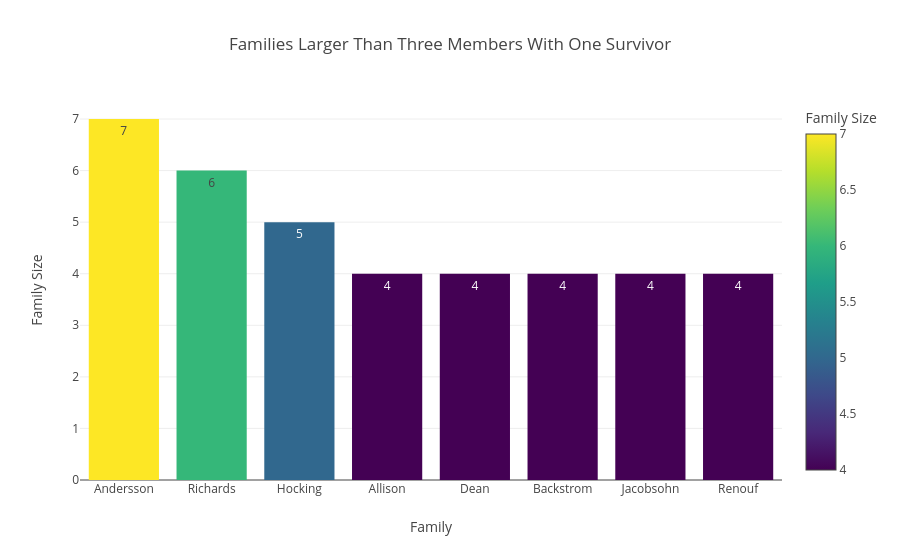

This figure's notebook cell:
### Code cell
fig2 = px.bar(
        families,
        x="last_name",
        y="family_size",
        color = "family_size",
        text="family_size",
        color_continuous_scale="Viridis",
        title="Families Larger Than Three Members With One Survivor",
        labels={
            "last_name": "Family",
            "family_size": "Family Size"
        }
    )

fig.update_layout(
    showlegend=False,
    coloraxis_showscale=False
    )

fig2

### Figure 1 — Plotly figure (JSON) as saved in the notebook; plotly's stock layout.template omitted (floating-point values rounded to 4 significant figures)
{"data": [{"hovertemplate": "Family=%{x}<br>Family Size=%{marker.color}<extra></extra>", "legendgroup": "", "marker": {"color": [7, 6, 5, 4, 4, 4, 4, 4], "coloraxis": "coloraxis", "pattern": {"shape": ""}}, "name": "", "orientation": "v", "showlegend": false, "text": [7.0, 6.0, 5.0, 4.0, 4.0, 4.0, 4.0, 4.0], "textposition": "auto", "type": "bar", "x": ["Andersson", "Richards", "Hocking", "Allison", "Dean", "Backstrom", "Jacobsohn", "Renouf"], "xaxis": "x", "y": [7, 6, 5, 4, 4, 4, 4, 4], "yaxis": "y"}], "layout": {"barmode": "relative", "coloraxis": {"autocolorscale": false, "colorbar": {"title": {"text": "Family Size"}}, "colorscale": [[0, "#440154"], [0.1111, "#482878"], [0.2222, "#3e4989"], [0.3333, "#31688e"], [0.4444, "#26828e"], [0.5556, "#1f9e89"], [0.6667, "#35b779"], [0.7778, "#6ece58"], [0.8889, "#b5de2b"], [1, "#fde725"]]}, "legend": {"tracegroupgap": 0}, "title": {"text": "Families Larger Than Three Members With One Survivor"}, "xaxis": {"anchor": "y", "domain": [0, 1], "title": {"text": "Family"}}, "yaxis": {"anchor": "x", "domain": [0, 1], "title": {"text": "Family Size"}}}}
